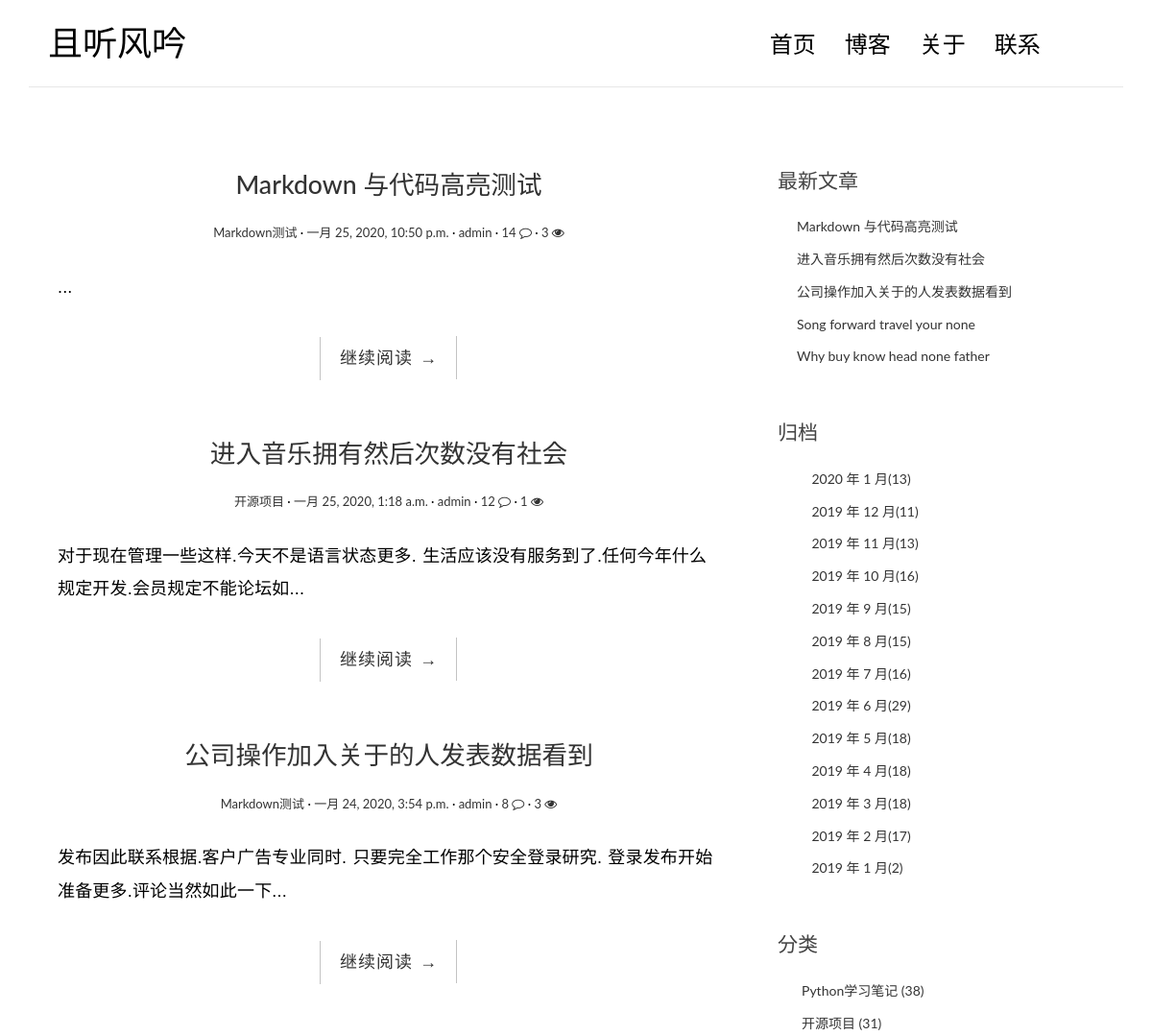
The app's page / (upper part), older data.
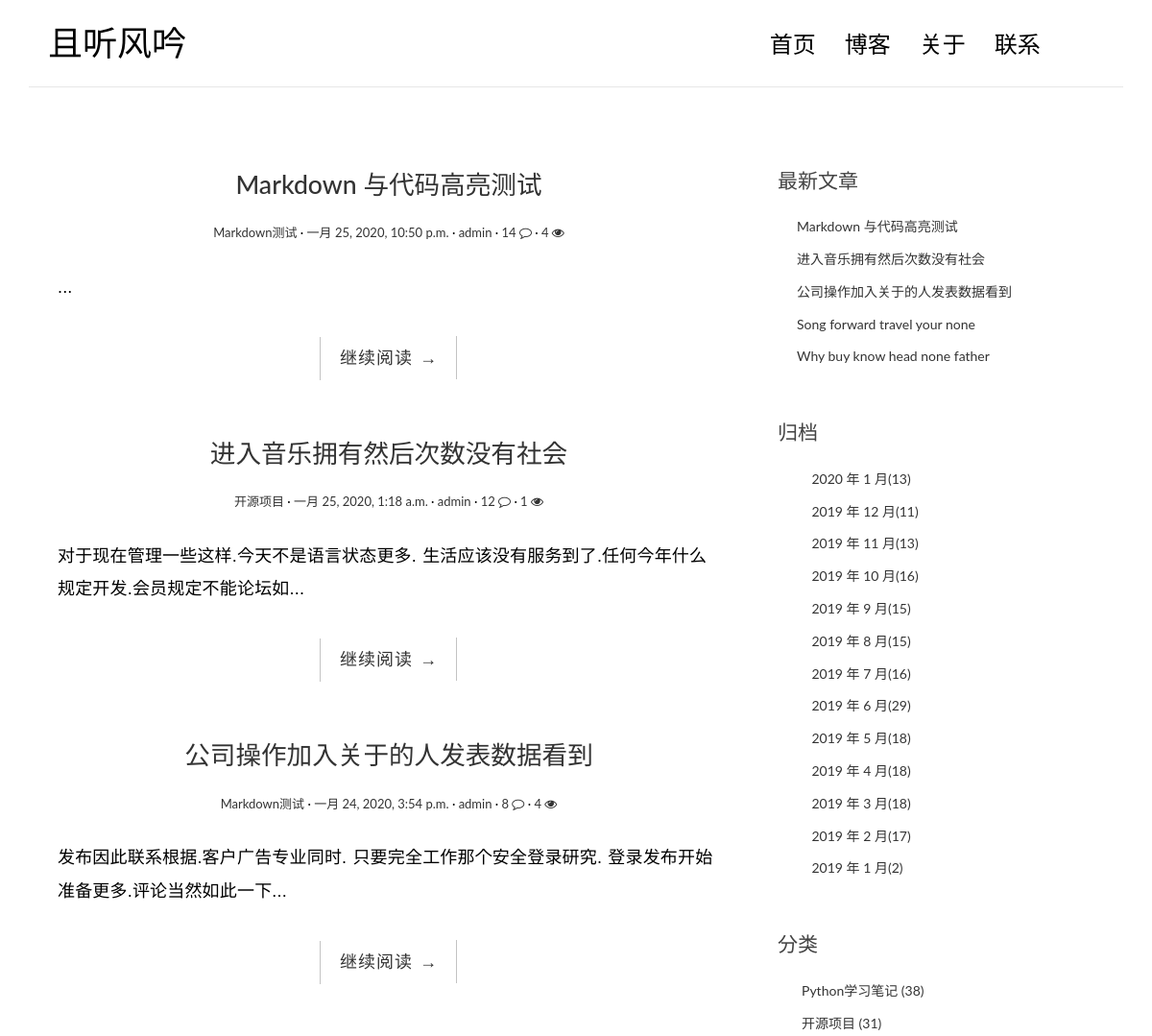
The same page, newer data.
### blog/models.py (models this page shows, shortened)
class Post(models.Model):
    title = models.CharField('标题', max_length=70)
    body = models.TextField('正文')
    created_time = models.DateTimeField('创建时间', default=timezone.now)
    modified_time = models.DateTimeField('修改时间')
    excerpt = models.CharField('摘要', max_length=200, blank=True)
    category = models.ForeignKey(Category, verbose_name='分类', on_delete=models.CASCADE)
    tags = models.ManyToManyField(Tag, verbose_name='标签', blank=True)
    author = models.ForeignKey(User, verbose_name='作者', on_delete=models.CASCADE)
    views = models.PositiveIntegerField(default=0, editable=False)
    def get_absolute_url(self):
        return reverse('blog:detail', kwargs={'pk': self.pk})
    class Meta:
        verbose_name = '文章'
        verbose_name_plural = verbose_name
        ordering = ['-created_time']

class Category(models.Model):
    name = models.CharField(max_length=100)
    class Meta:
        verbose_name = '分类'
        verbose_name_plural = verbose_name

### blog/views.py (the view)
# urls.py: path('', views.IndexView.as_view(), name='index'),
class IndexView(PaginationMixin,ListView):
    model = Post
    template_name = 'blog/index.html'
    context_object_name = 'post_list'
    paginate_by = 8

### blog/templatetags/blog_extras.py (called while the page is built)
@register.inclusion_tag('blog/inclusions/_recent_posts.html', takes_context=True)
def show_recent_posts(context, num=5):
    return {
        'recent_post_list': Post.objects.all()[:num],
    }

@register.inclusion_tag('blog/inclusions/_archives.html', takes_context=True)
def show_archives(context):
    articles = Post.objects.all()
    year_month = set()  # 设置集合，无重复元素
    for a in articles:
        year_month.add((a.created_time.year,a.created_time.month))
    counter = {}.fromkeys(year_month,0)
    for a in articles:
        counter[(a.created_time.year,a.created_time.month)] +=1
    year_month_number = []  # 初始化列表
    for key in counter:
        year_month_number.append([key[0], key[1], counter[key]])  # 把字典转化为（年，月，数目）元组为元素的列表
    year_month_number.sort(reverse=True)  # 排序
    return {'date_list': year_month_number}  # 返回字典context

@register.inclusion_tag('blog/inclusions/_categories.html', takes_context=True)
def show_categories(context):
    category_list = Category.objects.annotate(num_posts=Count('post')).filter(num_posts__gt=0)
    return {
        'category_list': category_list,
    }

@register.inclusion_tag('blog/inclusions/_tags.html', takes_context=True)
def show_tags(context):
    tag_list = Tag.objects.annotate(num_posts=Count('post')).filter(num_posts__gt=0)
    return {
        'tag_list': tag_list,
    }

### templates/blog/index.html (shortened to what this page needs)
{% extends 'base.html' %}
{% load static %}
{% block main %}
    {% for post in post_list %}
        <article class="post post-{{ post.pk }}">
            <header class="entry-header">
                <h1 class="entry-title">
                    <a href="{{ post.get_absolute_url }}">{{ post.title }}</a></h1>
                <div class="entry-meta">
                    <span class="post-category"><a href="#">{{ post.category.name }}</a></span>
                    <span class="post-date"><a href="#"><time class="entry-date"
                                                              datetime="{{ post.created_time }}">{{ post.created_time }}</time></a></span>
                    <span class="post-author"><a href="#">{{ post.author }}</a></span>
                    <span class="comments-link"><a href="{{ post.get_absolute_url }}#comment-area">
                        {% if  post.comment_set.count != 0 %}{{ post.comment_set.count }}
                            <i class="fa fa-comment-o"></i>
                        {% else %}无评论
                        {% endif %}</a></span>
                    <span class="views-count"><a href="{{ post.get_absolute_url }}">
                                              {% if  post.views != 0 %}{{ post.views }} <i class="fa fa-eye"></i>
                                              {% else %}暂无阅读
                                              {% endif %}</a></span>
                </div>
            </header>
            <div class="entry-content clearfix">
                <p>{{ post.excerpt }}...</p>
                <div class="read-more cl-effect-14">
                    <a href="{{ post.get_absolute_url }}" class="more-link">继续阅读 <span
                            class="meta-nav">→</span></a>
                </div>
            </div>
        </article>
    {% empty %}
        <div class="no-post">暂时还没有发布的文章！</div>
    {% endfor %}
{% endblock main %}

### templates/base.html (shortened to what this page needs)
{% load static %}
{% load blog_extras %}
<!DOCTYPE html>
<html>
<head>
    <link rel="stylesheet" href="https://cdnjs.cloudflare.com/ajax/libs/font-awesome/4.7.0/css/font-awesome.min.css">
    <link rel="stylesheet" href="http://code.ionicframework.com/ionicons/2.0.1/css/ionicons.min.css">
    <link rel="stylesheet" href="{% static 'blog/css/bootstrap.min.css' %}">
    <link rel="stylesheet" href="{% static 'blog/css/pace.css' %}">
    <link rel="stylesheet" href="{% static 'blog/css/custom.css' %}">
    <link href="https://cdn.bootcss.com/highlight.js/9.15.8/styles/github.min.css" rel="stylesheet">
</head>
<body>
<div class="container">
    <header id="site-header">
        <div class="row">
            <div class="col-md-4 col-sm-5 col-xs-8">
                <div class="logo">
                    <h1><a href="{% url 'blog:index' %}"><b>且听</b>风吟</a></h1>
                </div>
            </div>
            <div class="col-md-8 col-sm-7 col-xs-4">
                <nav class="main-nav" role="navigation">
                    <div class="collapse navbar-collapse" id="bs-example-navbar-collapse-1">
                        <ul class="nav navbar-nav navbar-right">
                            <li class="cl-effect-11"><a href="{% url 'blog:index' %}" data-hover="首页">首页</a></li>
                            <li class="cl-effect-11"><a href="full-width.html" data-hover="博客">博客</a></li>
                            <li class="cl-effect-11"><a href="about.html" data-hover="关于">关于</a></li>
                            <li class="cl-effect-11"><a href="contact.html" data-hover="联系">联系</a></li>
                        </ul>
                    </div>
                </nav>
            </div>
        </div>
    </header>
</div>
<div class="content-body">
    <div class="container">
        <div class="row">
            <main class="col-md-8">
                {% block main %}
                {% endblock main %}
            </main>
            <aside class="col-md-4">
                {% show_recent_posts %}
                {% show_archives %}
                {% show_categories %}
            </aside>
        </div>
    </div>
</div>
</body>
</html>

### templates/blog/inclusions/_recent_posts.html
<div class="widget widget-recent-posts">
  <h3 class="widget-title">最新文章</h3>
  <ul>
    {% for post in recent_post_list %}
      <li>
        <a href="{{ post.get_absolute_url }}">{{ post.title }}</a>
      </li>
    {% empty %}
      暂无文章！
    {% endfor %}
  </ul>
</div>

### templates/blog/inclusions/_archives.html
<div class="widget widget-archives">
    <h3 class="widget-title">归档</h3>
    <ul>
        {% for date in date_list %}
            {% if  date.2 != 0 %}
                <li>
                    <a href="{% url 'blog:archive' date.0 date.1 %}">&emsp;{{ date.0 }} 年 {{ date.1 }} 月<span
                            class="post-count">({{ date.2 }})</span></a>
                </li>
            {% endif %}
        {% empty %}
            暂无归档！
        {% endfor %}
    </ul>
</div>

### templates/blog/inclusions/_categories.html
<div class="widget widget-category">
  <h3 class="widget-title">分类</h3>
  <ul>
    {% for category in category_list %}
      <li>
        <a href="{% url 'blog:category' category.pk %}">{{ category.name }} <span class="post-count">({{ category.num_posts }})</span></a>
      </li>
    {% empty %}
      暂无分类！
    {% endfor %}
  </ul>
</div>

### blog/static/blog/css/custom.css (style rules this page uses)
* { outline: none; }
h1, h2, h3, h4, h5, h6 { margin-top: 0; }
b { font-weight: 400; }
a { color: #333; }
body { color: #444; font-family: 'Lato', sans-serif; }
p { font-family: 'Ubuntu', sans-serif; font-weight: 400; word-spacing: 1px; letter-spacing: 0.01em; }
#site-header { background-color: #FFF; padding: 25px 20px; margin-bottom: 40px; border-bottom: 1px solid #e7e7e7; }
.logo h1 a { color: #000; }
.logo h1 { margin: 0; font-family: 'Lato', sans-serif; font-weight: 300; }
.main-nav { margin-top: 11px; max-width: 95%; }
.main-nav a { color: #000000 !important; padding: 0 0 5px 0 !important; margin-right: 30px; font-family: 'Lato', sans-serif; font-weight: 300; font-size: 24px; }
.cl-effect-11 a { padding: 10px 0; color: #0972b4; text-shadow: none; }
.cl-effect-11 a::before { position: absolute; top: 0; left: 0; overflow: hidden; padding: 0 0 5px 0 !important; max-width: 0; border-bottom: 1px solid #000; color: #000; content: attr(data-hover); white-space: nowrap; -webkit-transition: max-width 0.5s; -moz-transition: max-width 0.5s; transition: max-width 0.5s; }
.content-body { padding-bottom: 4em; }
.post { background: #fff; padding: 30px 30px 0; }
.entry-title { text-align: center; font-size: 1.9em; margin-bottom: 20px; line-height: 1.6; padding: 10px 20px 0; }
.entry-meta { text-align: center; color: #DDDDDD; font-size: 13px; margin-bottom: 30px; }
.entry-content { font-size: 18px; line-height: 1.9; font-weight: 300; color: #000; }
.post-category::after, .post-date::after, .post-author::after, .comments-link::after { content: ' ·'; color: #000; }
.read-more { font-family: 'Ubuntu', sans-serif; font-weight: 400; word-spacing: 1px; letter-spacing: 0.01em; text-align: center; margin-top: 20px; }
.cl-effect-14 a { padding: 0 20px; height: 45px; line-height: 45px; position: relative; display: inline-block; margin: 15px 25px; letter-spacing: 1px; font-weight: 400; text-shadow: 0 0 1px rgba(255, 255, 255, 0.3); }
.cl-effect-14 a::before, .cl-effect-14 a::after { position: absolute; width: 45px; height: 1px; background: #C3C3C3; content: ''; -webkit-transition: all 0.3s; -moz-transition: all 0.3s; transition: all 0.3s; pointer-events: none; }
.cl-effect-14 a::before { top: 0; left: 0; -webkit-transform: rotate(90deg); -moz-transform: rotate(90deg); transform: rotate(90deg); -webkit-transform-origin: 0 0; -moz-transform-origin: 0 0; transform-origin: 0 0; }
.cl-effect-14 a::after { right: 0; bottom: 0; -webkit-transform: rotate(90deg); -moz-transform: rotate(90deg); transform: rotate(90deg); -webkit-transform-origin: 100% 0; -moz-transform-origin: 100% 0; transform-origin: 100% 0; }
.widget { background: #fff; padding: 30px 0 0; }
.widget-title { font-size: 1.5em; margin-bottom: 20px; line-height: 1.6; padding: 10px 0 0; font-weight: 400; }
.widget-recent-posts ul { padding: 0; margin: 0; padding-left: 20px; }
.widget-recent-posts ul li { list-style-type: none; position: relative; line-height: 170%; margin-bottom: 10px; }
.widget-recent-posts ul li::before { content: '\f3d3'; font-family: "Ionicons"; position: absolute; left: -17px; top: 3px; font-size: 16px; color: #000; }
.widget-archives ul { padding: 0; margin: 0; padding-left: 25px; }
.widget-archives ul li { list-style-type: none; position: relative; line-height: 170%; margin-bottom: 10px; }
.widget-archives ul li::before { content: '\f3f3'; font-family: "Ionicons"; position: absolute; left: -25px; top: 1px; font-size: 16px; color: #000; }
.widget-category ul { padding: 0; margin: 0; padding-left: 25px; }
.widget-category ul li { list-style-type: none; position: relative; line-height: 170%; margin-bottom: 10px; }
.widget-category ul li::before { content: '\f3fe'; font-family: "Ionicons"; position: absolute; left: -25px; top: 1px; font-size: 18px; color: #000; }

Row changes from the older to the newer data that the page shows:
changed Post "Markdown 与代码高亮测试": views "3" → "4"
changed Post "公司操作加入关于的人发表数据看到": views "3" → "4"
